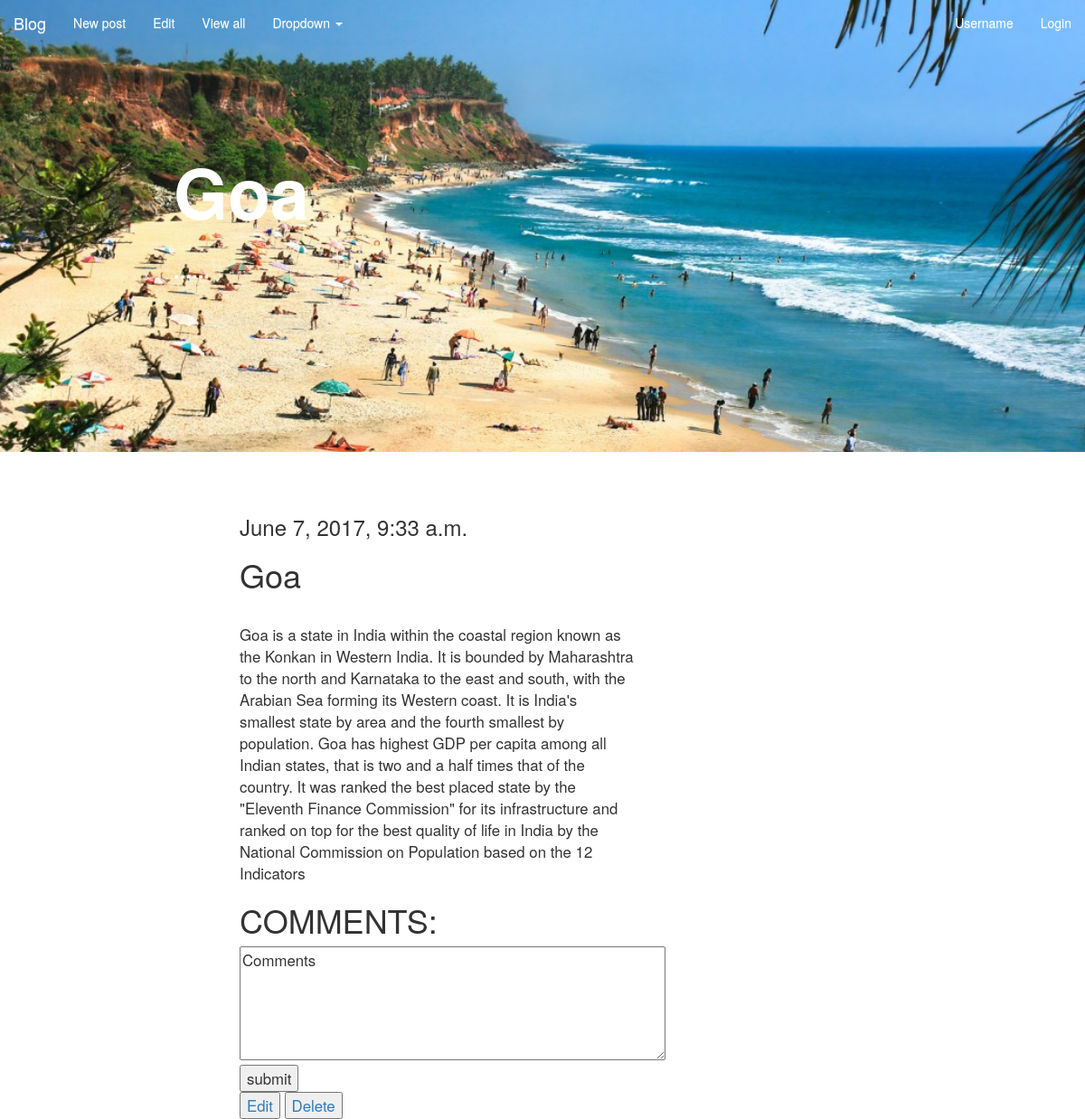
Screenshot of /blog/post/7/ with the database file from the repository.
### blog/models.py (models this page shows, shortened)
class Post(models.Model):
    title = models.CharField(max_length=500)
    date_created = models.DateTimeField(auto_now=True, auto_now_add=False)
    is_published = models.BooleanField(default=False)
    description = models.TextField(default="content")
    img = ImageField(upload_to='blog_img/')
    user = user = models.ForeignKey(User)

### blog/views.py (the view, shortened to what this page needs)
# urls.py: url(r'^post/(?P<pk>[0-9]+)/$', PostDetailView.as_view(), name="view_post"),
class PostDetailView(generic.DetailView):
    model = Post
    template_name = 'blog/view.html'
    def get_context_data(self, **kwargs):
        context = super(PostDetailView, self).get_context_data(**kwargs)
        comment = Comment.objects.filter(post=context['post'])
        context['comments'] = comment
        return context

### blog/templates/blog/view.html (shortened to what this page needs)
{% extends 'blog/base.html' %}
{% block body %}
    {% include 'blog/nav_bar.html'%}
    <div id="cover-detail" style="background-image: url('/media/{{ post.img }}');">
    <h1 id="cover-text">{{ post.title }}</h1>
    <h3 id="cover-subtext">...... </h3>
    </div>
    <div id="post-content">
    <div class="post-detail">
        <div class="container-fluid">
            <div class="row">
                <div class="col-md-8">
                    <h3> {{post.date_created}}</h3>
                    <h1>{{ post.title }}</h1>
                    <br>
                    <p>{{ post.description }}</p>
                    <h1>COMMENTS:</h1>
                    <form method="POST"  action="">
                        <textarea rows ="5" cols= "50" name= "comment_text">Comments</textarea>
                        <button type="submit">submit</button>
                    </form>
                    <a href="{% url 'edit_post' post.id %}"><button>Edit</button>
                    <a href="{% url 'del_post' post.id %}"><button>Delete</button>
                </div>
            </div>
        </div>
    </div>
    </div>
    <div class="footer">
        <div class="container-fluid">
            <div class="footer-data">
                <p> Created by Malavika P Pillai</p>
            </div>
        </div>
    </div>
{% endblock %}

### blog/static/blog/css/style.css (style rules this page uses)
#cover-detail { background-size: cover; background-repeat: no-repeat; height:500px; width: 100%; top: 0; position: absolute; }
#cover-text { padding-left: 16%; color: white; font-weight: 900; padding-top: 150px; font-size: 5.5em; }
#cover-subtext { color: white; padding-left: 16%; font-weight: 900; padding-top: 10px; }
#post-content { position: absolute; top: 550px; }
.post-detail { font-size: 1.2em; margin: 0 250px; }
.footer { width: 100%; height: 150px; margin-top: 20px; background-color: black; }
.footer-data { padding-top: 40px; margin-left: 250px; }

### rows the page displays
Post: img (picture), title "Goa", date_created "June 7, 2017, 9:33 a.m.", description "Goa is a state in India within the coastal region known as the Konkan in Western India. It is bounded by Maharashtra to the north and Karnataka to the east and south, with the Arabian Sea forming its Western coast. It is India's smallest state by area and the fourth smallest by population. Goa has highest GDP per capita among all Indian states, that is two and a half times that of the country. It was ranked the best placed state by the \"Eleventh Finance Commission\" for its infrastructure and ranked on top for the best quality of life in India by the National Commission on Population based on the 12 Indicators"
